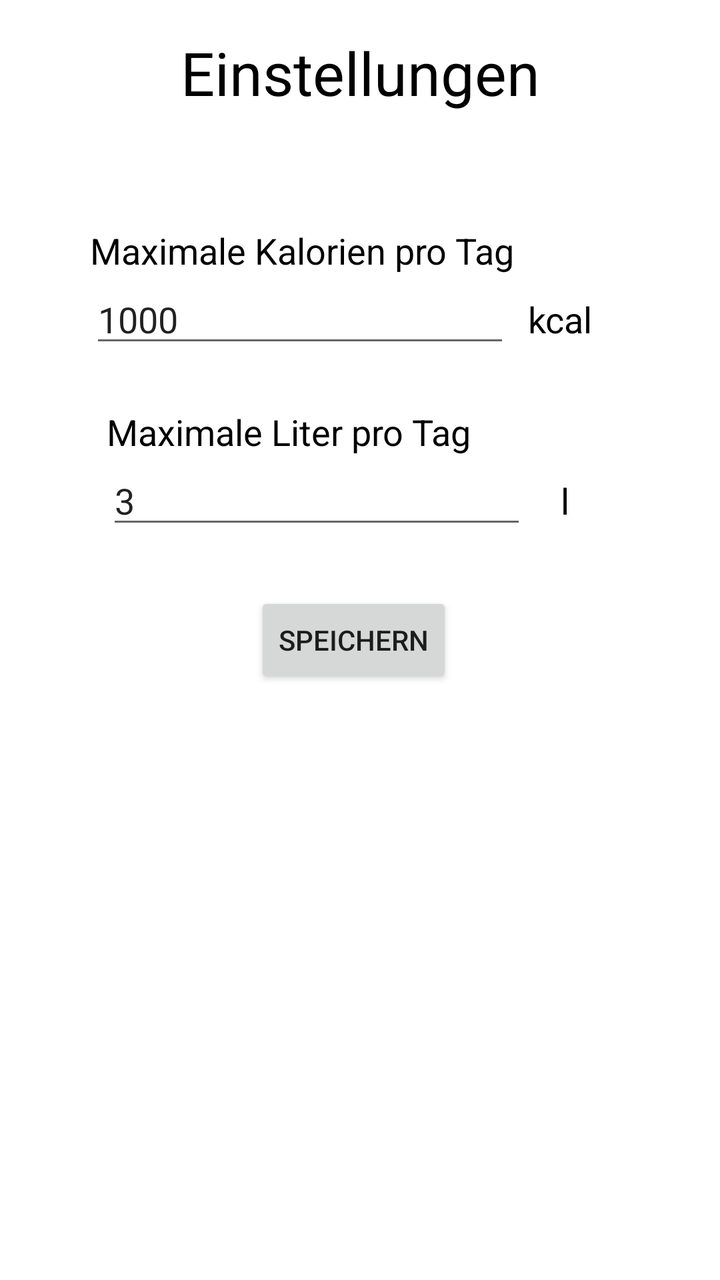
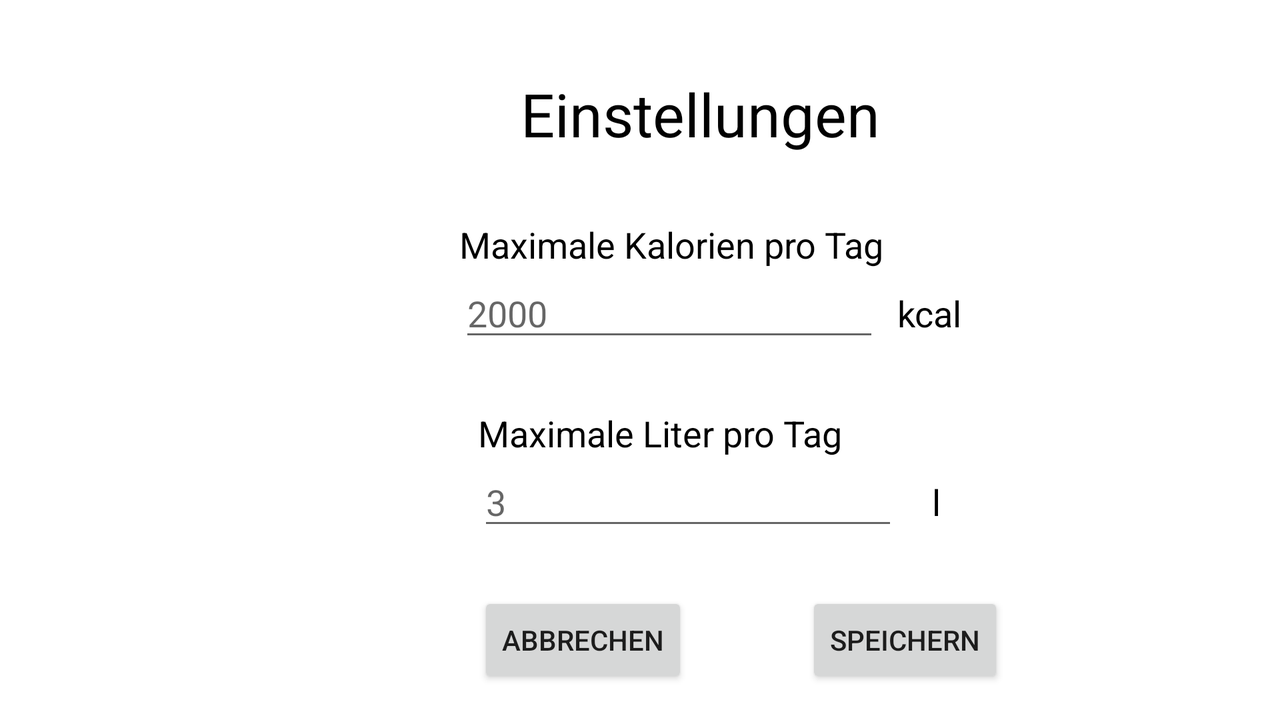

Two renders of one Android screen. The first uses the default layout on a phone; the second uses the alternative layout the repository ships for a different screen configuration, on a matching device. The two XML files are below.
<!-- AndroidManifest.xml: application theme Theme.CalorieCounter -->
<!-- res/layout/fragment_settings.xml -->
<?xml version="1.0" encoding="utf-8"?>
<androidx.constraintlayout.widget.ConstraintLayout xmlns:android="http://schemas.android.com/apk/res/android"
    xmlns:app="http://schemas.android.com/apk/res-auto"
    xmlns:tools="http://schemas.android.com/tools"
    android:layout_width="match_parent"
    android:layout_height="match_parent"
    tools:context=".SettingsFragment">


    <Button
        android:id="@+id/activity_settings_button_save"
        android:layout_width="wrap_content"
        android:layout_height="wrap_content"
        android:layout_marginEnd="37dp"
        android:text="Speichern"
        app:layout_constraintBottom_toBottomOf="parent"
        app:layout_constraintEnd_toEndOf="@+id/activity_settings_input_litres"
        app:layout_constraintTop_toTopOf="parent" />

    <EditText
        android:id="@+id/activity_settings_input_kcal"
        android:layout_width="wrap_content"
        android:layout_height="wrap_content"
        android:layout_marginEnd="9dp"
        android:ems="10"
        android:inputType="number"
        android:text="1000"
        app:layout_constraintEnd_toStartOf="@+id/activity_settings_textView_kcal"
        app:layout_constraintHorizontal_chainStyle="packed"
        app:layout_constraintStart_toStartOf="parent"
        app:layout_constraintTop_toBottomOf="@+id/activity_settings_textView_calorieHeading" />

    <TextView
        android:id="@+id/activity_settings_textView_kcal"
        android:layout_width="wrap_content"
        android:layout_height="wrap_content"
        android:layout_marginEnd="19dp"
        android:text="kcal"
        android:textColor="#000000"
        android:textSize="18sp"
        app:layout_constraintBaseline_toBaselineOf="@+id/activity_settings_input_kcal"
        app:layout_constraintEnd_toEndOf="parent"
        app:layout_constraintStart_toEndOf="@+id/activity_settings_input_kcal" />


    <TextView
        android:id="@+id/activity_settings_textView_calorieHeading"
        android:layout_width="wrap_content"
        android:layout_height="wrap_content"
        android:layout_marginTop="113dp"
        android:text="Maximale Kalorien pro Tag"
        android:textColor="#000000"
        android:textSize="18sp"
        app:layout_constraintStart_toStartOf="@+id/activity_settings_input_kcal"
        app:layout_constraintTop_toTopOf="parent" />

    <TextView
        android:id="@+id/activity_settings_textView_heading"
        android:layout_width="wrap_content"
        android:layout_height="wrap_content"
        android:layout_marginTop="16dp"
        android:text="Einstellungen"
        android:textColor="#000000"
        android:textSize="30sp"
        app:layout_constraintEnd_toEndOf="parent"
        app:layout_constraintStart_toStartOf="parent"
        app:layout_constraintTop_toTopOf="parent" />

    <TextView
        android:id="@+id/activity_settings_textView_litresHeading"
        android:layout_width="wrap_content"
        android:layout_height="wrap_content"
        android:layout_marginTop="25dp"
        android:text="Maximale Liter pro Tag"
        android:textColor="#000000"
        android:textSize="18sp"
        app:layout_constraintStart_toStartOf="@+id/activity_settings_input_litres"
        app:layout_constraintTop_toBottomOf="@+id/activity_settings_input_kcal" />

    <EditText
        android:id="@+id/activity_settings_input_litres"
        android:layout_width="wrap_content"
        android:layout_height="wrap_content"
        android:layout_marginEnd="17dp"
        android:ems="10"
        android:inputType="number"
        android:text="3"
        app:layout_constraintEnd_toStartOf="@+id/activity_settings_textView_l"
        app:layout_constraintHorizontal_chainStyle="packed"
        app:layout_constraintStart_toStartOf="parent"
        app:layout_constraintTop_toBottomOf="@+id/activity_settings_textView_litresHeading" />

    <TextView
        android:id="@+id/activity_settings_textView_l"
        android:layout_width="wrap_content"
        android:layout_height="wrap_content"
        android:layout_marginEnd="22dp"
        android:text="l"
        android:textColor="#000000"
        android:textSize="18sp"
        app:layout_constraintBaseline_toBaselineOf="@+id/activity_settings_input_litres"
        app:layout_constraintEnd_toEndOf="parent"
        app:layout_constraintStart_toEndOf="@+id/activity_settings_input_litres" />


</androidx.constraintlayout.widget.ConstraintLayout>
<!-- resources referenced by this layout -->
<resources>
  <style name="Theme.CalorieCounter" parent="Theme.MaterialComponents.DayNight.DarkActionBar">
          
          <item name="colorPrimary">@color/purple_500</item>
          <item name="colorPrimaryVariant">@color/purple_700</item>
          <item name="colorOnPrimary">@color/white</item>
          
          <item name="colorSecondary">@color/teal_200</item>
          <item name="colorSecondaryVariant">@color/teal_700</item>
          <item name="colorOnSecondary">@color/black</item>
          
          <item name="android:statusBarColor" tools:targetApi="l">?attr/colorPrimaryVariant</item>
          
      </style>
</resources>
<!-- res/layout-land/fragment_settings.xml (the author's variant of the layout above) -->
<!-- drawn on the phone turned sideways -->
<?xml version="1.0" encoding="utf-8"?>
<androidx.constraintlayout.widget.ConstraintLayout xmlns:android="http://schemas.android.com/apk/res/android"
    xmlns:app="http://schemas.android.com/apk/res-auto"
    xmlns:tools="http://schemas.android.com/tools"
    android:layout_width="match_parent"
    android:layout_height="match_parent"
    tools:context=".fragments.SettingsFragment">


    <Button
        android:id="@+id/fragment_settings_button_save"
        android:layout_width="wrap_content"
        android:layout_height="wrap_content"
        android:layout_marginStart="59dp"
        android:layout_marginBottom="16dp"
        android:text="Speichern"
        app:layout_constraintBottom_toBottomOf="parent"
        app:layout_constraintStart_toEndOf="@+id/fragment_settings_button_cancel" />


    <TextView
        android:id="@+id/fragment_settings_textView_heading"
        android:layout_width="wrap_content"
        android:layout_height="wrap_content"
        android:layout_marginEnd="2dp"
        android:layout_marginBottom="33dp"
        android:text="Einstellungen"
        android:textColor="#000000"
        android:textSize="30sp"
        app:layout_constraintBottom_toTopOf="@+id/fragment_settings_textView_calorieHeading"
        app:layout_constraintEnd_toEndOf="@+id/fragment_settings_textView_calorieHeading" />

    <TextView
        android:id="@+id/fragment_settings_textView_litresHeading"
        android:layout_width="wrap_content"
        android:layout_height="wrap_content"
        android:text="Maximale Liter pro Tag"
        android:textColor="#000000"
        android:textSize="18sp"
        app:layout_constraintBottom_toTopOf="@+id/fragment_settings_input_litres"
        app:layout_constraintStart_toStartOf="@+id/fragment_settings_input_litres" />

    <TextView
        android:id="@+id/fragment_settings_textView_l"
        android:layout_width="wrap_content"
        android:layout_height="wrap_content"
        android:layout_marginStart="17dp"
        android:text="l"
        android:textColor="#000000"
        android:textSize="18sp"
        app:layout_constraintBaseline_toBaselineOf="@+id/fragment_settings_input_litres"
        app:layout_constraintStart_toEndOf="@+id/fragment_settings_input_litres" />

    <TextView
        android:id="@+id/fragment_settings_textView_calorieHeading"
        android:layout_width="wrap_content"
        android:layout_height="wrap_content"
        android:layout_marginEnd="7dp"
        android:layout_marginBottom="70dp"
        android:text="Maximale Kalorien pro Tag"
        android:textColor="#000000"
        android:textSize="18sp"
        app:layout_constraintBottom_toTopOf="@+id/fragment_settings_textView_litresHeading"
        app:layout_constraintEnd_toEndOf="@+id/fragment_settings_input_litres" />

    <EditText
        android:id="@+id/fragment_settings_input_kcal"
        android:layout_width="wrap_content"
        android:layout_height="wrap_content"
        android:ems="10"
        android:hint="2000"
        android:inputType="number"
        app:layout_constraintStart_toStartOf="@+id/fragment_settings_textView_calorieHeading"
        app:layout_constraintTop_toBottomOf="@+id/fragment_settings_textView_calorieHeading" />

    <TextView
        android:id="@+id/fragment_settings_textView_kcal"
        android:layout_width="wrap_content"
        android:layout_height="wrap_content"
        android:layout_marginStart="9dp"
        android:text="kcal"
        android:textColor="#000000"
        android:textSize="18sp"
        app:layout_constraintBaseline_toBaselineOf="@+id/fragment_settings_input_kcal"
        app:layout_constraintStart_toEndOf="@+id/fragment_settings_input_kcal" />

    <EditText
        android:id="@+id/fragment_settings_input_litres"
        android:layout_width="wrap_content"
        android:layout_height="wrap_content"
        android:layout_marginBottom="26dp"
        android:ems="10"
        android:hint="3"
        android:inputType="number"
        app:layout_constraintBottom_toTopOf="@+id/fragment_settings_button_cancel"
        app:layout_constraintStart_toStartOf="@+id/fragment_settings_button_cancel" />

    <Button
        android:id="@+id/fragment_settings_button_cancel"
        android:layout_width="wrap_content"
        android:layout_height="wrap_content"
        android:layout_marginStart="239dp"
        android:layout_marginBottom="16dp"
        android:text="Abbrechen"
        app:layout_constraintBottom_toBottomOf="parent"
        app:layout_constraintStart_toStartOf="parent" />


</androidx.constraintlayout.widget.ConstraintLayout>
